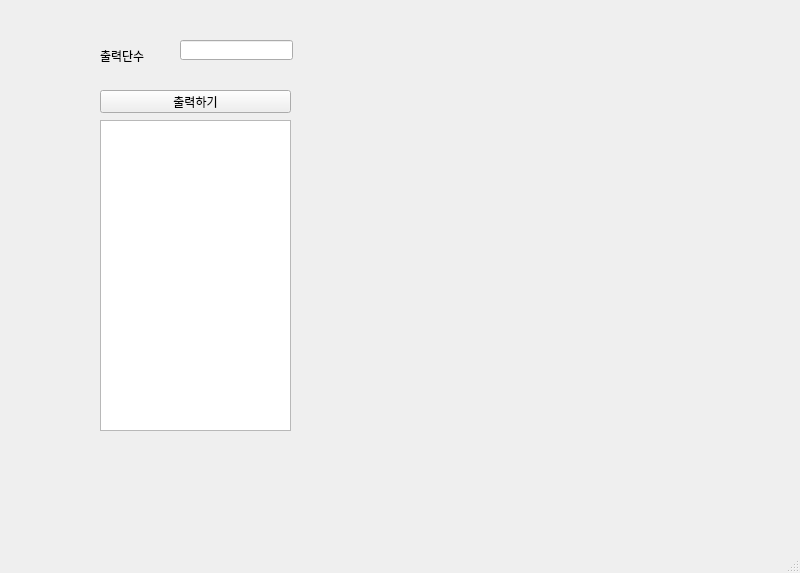
<?xml version="1.0" encoding="UTF-8"?>
<ui version="4.0">
 <class>MainWindow</class>
 <widget class="QMainWindow" name="MainWindow">
  <property name="geometry">
   <rect>
    <x>0</x>
    <y>0</y>
    <width>800</width>
    <height>573</height>
   </rect>
  </property>
  <property name="windowTitle">
   <string>MainWindow</string>
  </property>
  <widget class="QWidget" name="centralwidget">
   <widget class="QPushButton" name="pb">
    <property name="geometry">
     <rect>
      <x>100</x>
      <y>90</y>
      <width>191</width>
      <height>23</height>
     </rect>
    </property>
    <property name="text">
     <string>출력하기</string>
    </property>
   </widget>
   <widget class="QLabel" name="lbl">
    <property name="geometry">
     <rect>
      <x>100</x>
      <y>50</y>
      <width>56</width>
      <height>12</height>
     </rect>
    </property>
    <property name="text">
     <string>출력단수</string>
    </property>
   </widget>
   <widget class="QPlainTextEdit" name="te">
    <property name="geometry">
     <rect>
      <x>100</x>
      <y>120</y>
      <width>191</width>
      <height>311</height>
     </rect>
    </property>
   </widget>
   <widget class="QLineEdit" name="le">
    <property name="geometry">
     <rect>
      <x>180</x>
      <y>40</y>
      <width>113</width>
      <height>20</height>
     </rect>
    </property>
   </widget>
  </widget>
  <widget class="QMenuBar" name="menubar">
   <property name="geometry">
    <rect>
     <x>0</x>
     <y>0</y>
     <width>800</width>
     <height>21</height>
    </rect>
   </property>
  </widget>
  <widget class="QStatusBar" name="statusbar"/>
 </widget>
 <resources/>
 <connections/>
</ui>
